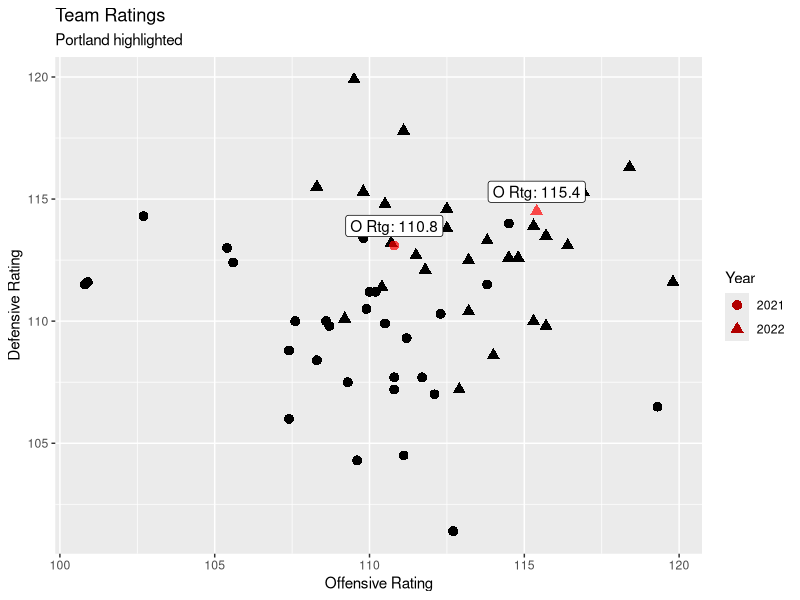

Write the R code that produced this figure.
#import gg plot

library(ggplot2)

#import datasets

stats_2021 <- read.csv('2021-League-Stats.csv')
stats_2022 <- read.csv('2022-League-Stats.csv')

#add year column for both datasets

stats_2021$Year <- 2021
stats_2022$Year <- 2022

#merge datasets

stats_all <- rbind(stats_2021,stats_2022)

#convert team name to factor

stats_all$Team <- factor(stats_all$Team)
stats_all$Year <- as.factor(stats_all$Year)

#filter PDX

pdx <- stats_all$Team == 'Portland'

#plot data

a <- ggplot(data=stats_all,aes(x=Offense,y=Defense,shape=Year))
a + geom_point(data=stats_all[!pdx,],color="Black",size=3) + 
  geom_point(data=stats_all[pdx,],alpha=0.7,color="Red",size=3) + 
  geom_label(data=stats_all[pdx,],aes(label=paste('O Rtg:',Offense)),nudge_y=0.8) +
  xlab('Offensive Rating') +
  ylab('Defensive Rating') +
  ggtitle('Team Ratings', subtitle = 'Portland highlighted')
